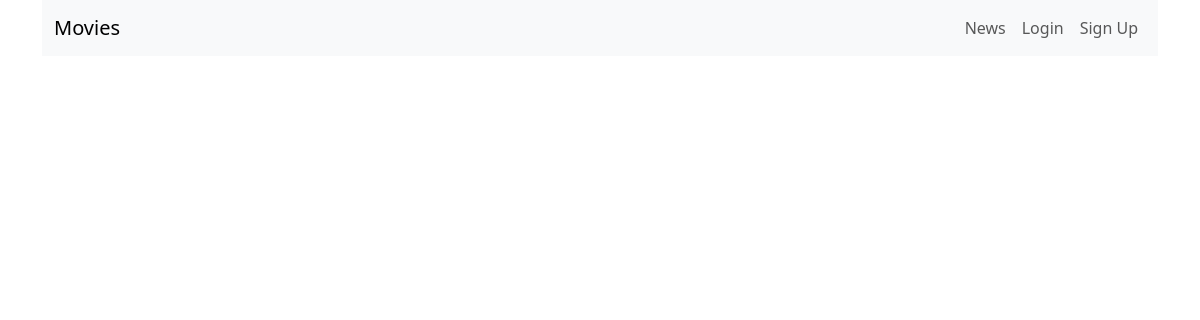
The page /news/ on the database as committed earlier.
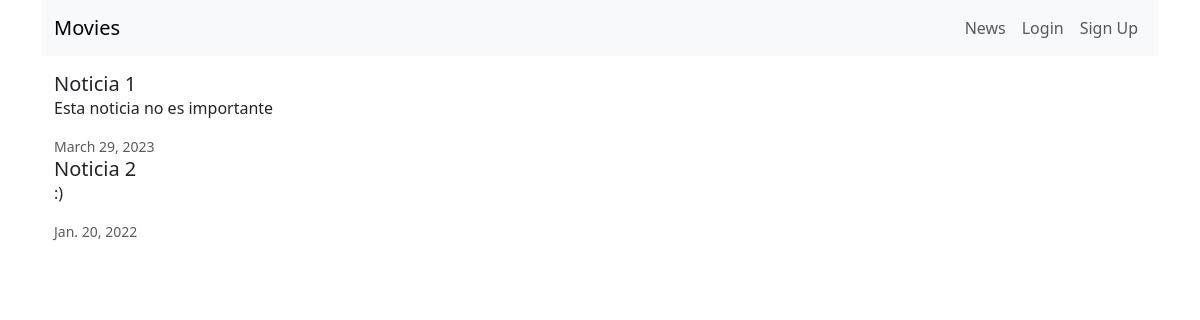
The same page on the database as committed later.
### news/models.py (models this page shows, shortened)
class News(models.Model):
    headline = models.CharField(max_length=200)
    body = models.TextField()
    date = models.DateField()

### news/views.py (the view)
# urls.py: path('news/', include('news.urls'))
def news(request):
    newss = News.objects.all().order_by('-date')
    return render (request, 'news.html', {'newss':newss})

### news/templates/news.html (shortened to what this page needs)
<head>
    <link href="https://cdn.jsdelivr.net/npm/bootstrap@5.3.1/dist/css/bootstrap.min.css" rel="stylesheet">
</head>
<div class="container">
    {% extends 'base.html' %}
    {% block content %}
    {% for news in newss %}
    <div class="card_mb-3">
        <div class="row g-0">
            <div>
                <div class="card-body">
                    <h5 class="card-title">{{ news.headline }}</h5>
                    <p class="card-text">{{ news.body }}</p>
                    <p class="card-text"><small class="text-muted">
                        {{ news.date }}
                    </small></p>
                </div>
            </div>
        </div>
    </div>
    {% endfor %}
    {% endblock content %}

Rows that differ between the two databases and show on the page:
added News: headline "Noticia 1", body "Esta noticia no es importante", date "March 29, 2023"
added News: headline "Noticia 2", body ":)", date "Jan. 20, 2022"
